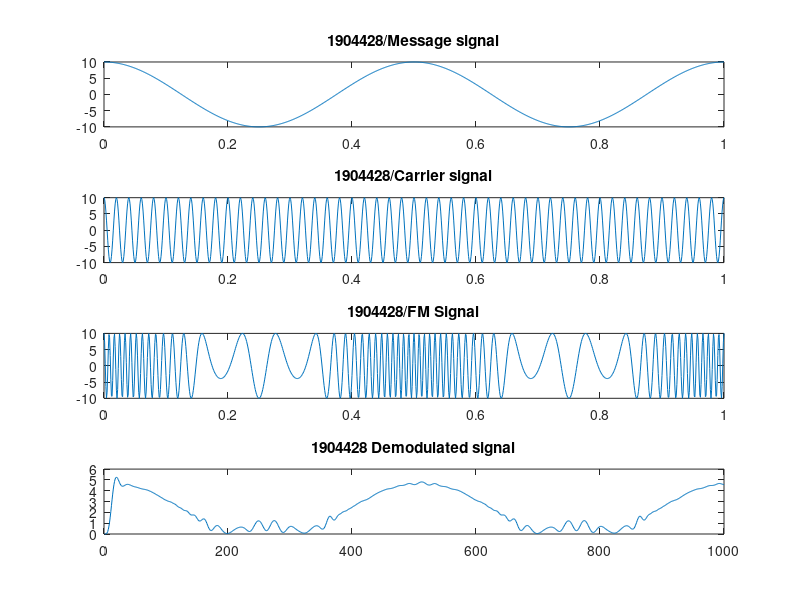

MATLAB code to generate this figure:
clc;
clear;
pkg load signal
t = 0:0.001:1;
Am=10
Ac=10
fm = 2;
fc = 50;
message = Am * cos(2 * pi * fm * t);
subplot(4, 1, 1);
plot(t, message);
title("1904428/Message signal");
carrier = Ac * cos(2 * pi * fc * t);
subplot(4, 1, 2);
plot(t, carrier);
title("1904428/Carrier signal");
b = 35;
modulated = Ac * cos( (2 * pi * fc * t) + (b * sin(2 * pi * fm * t)) );
subplot(4, 1, 3);
plot(t, modulated); 
title("1904428/FM Signal");
d=diff(modulated);
y=abs(d);
[b,a]=butter(5,0.1);
f=filter(b,a,y);
subplot(4,1,4);
plot(f);
title("1904428 Demodulated signal")



